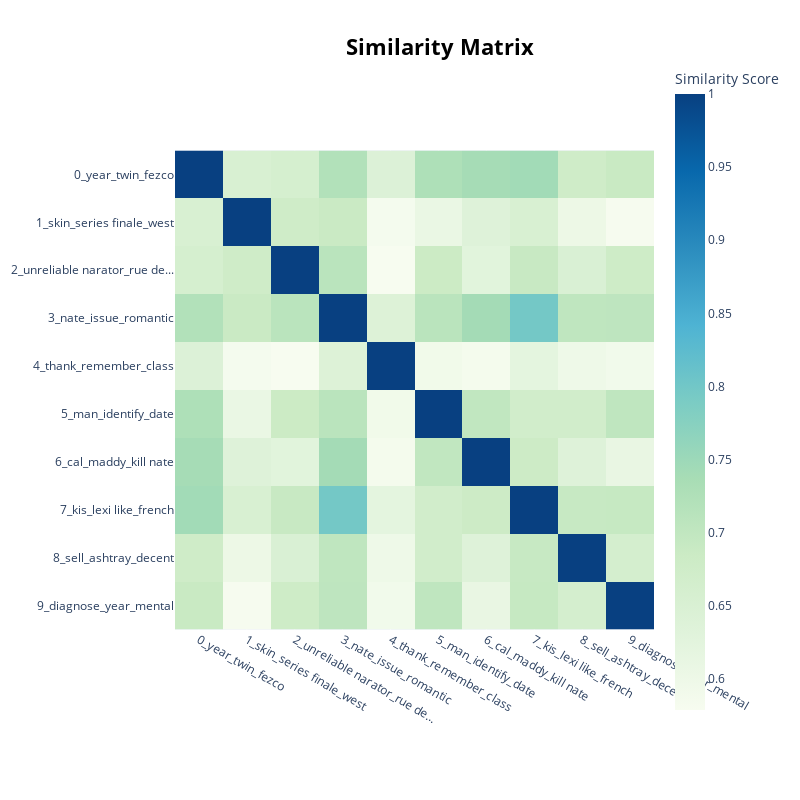

Notebook source saved alongside this figure:
### Code cell
model.visualize_heatmap(top_n_topics=10)

### Figure 1 — Plotly figure (JSON) as saved in the notebook; plotly's stock layout.template omitted (floating-point values rounded to 4 significant figures)
{"data": [{"coloraxis": "coloraxis", "hovertemplate": "x: %{x}<br>y: %{y}<br>Similarity Score: %{z}<extra></extra>", "name": "0", "type": "heatmap", "x": ["0_year_twin_fezco", "1_skin_series finale_west", "2_unreliable narator_rue de...", "3_nate_issue_romantic", "4_thank_remember_class", "5_man_identify_date", "6_cal_maddy_kill nate", "7_kis_lexi like_french", "8_sell_ashtray_decent", "9_diagnose_year_mental"], "xaxis": "x", "y": ["0_year_twin_fezco", "1_skin_series finale_west", "2_unreliable narator_rue de...", "3_nate_issue_romantic", "4_thank_remember_class", "5_man_identify_date", "6_cal_maddy_kill nate", "7_kis_lexi like_french", "8_sell_ashtray_decent", "9_diagnose_year_mental"], "yaxis": "y", "z": [[1, 0.6535, 0.66, 0.7216, 0.6415, 0.7274, 0.7397, 0.744, 0.6763, 0.6891], [0.6535, 1.0, 0.6768, 0.6878, 0.585, 0.6084, 0.6361, 0.6532, 0.6028, 0.5822], [0.66, 0.6768, 1.0, 0.7108, 0.5788, 0.6842, 0.6284, 0.6906, 0.6491, 0.6793], [0.7216, 0.6878, 0.7108, 1.0, 0.6406, 0.7099, 0.7417, 0.7972, 0.7034, 0.7048], [0.6415, 0.585, 0.5788, 0.6406, 1.0, 0.5927, 0.5852, 0.6214, 0.5988, 0.592], [0.7274, 0.6084, 0.6842, 0.7099, 0.5927, 1, 0.7003, 0.6708, 0.6697, 0.7036], [0.7397, 0.6361, 0.6284, 0.7417, 0.5852, 0.7003, 1.0, 0.6828, 0.6355, 0.6111], [0.744, 0.6532, 0.6906, 0.7972, 0.6214, 0.6708, 0.6828, 1.0, 0.691, 0.6935], [0.6763, 0.6028, 0.6491, 0.7034, 0.5988, 0.6697, 0.6355, 0.691, 1, 0.6623], [0.6891, 0.5822, 0.6793, 0.7048, 0.592, 0.7036, 0.6111, 0.6935, 0.6623, 1.0]]}], "layout": {"coloraxis": {"colorbar": {"title": {"text": "Similarity Score"}}, "colorscale": [[0, "rgb(247,252,240)"], [0.125, "rgb(224,243,219)"], [0.25, "rgb(204,235,197)"], [0.375, "rgb(168,221,181)"], [0.5, "rgb(123,204,196)"], [0.625, "rgb(78,179,211)"], [0.75, "rgb(43,140,190)"], [0.875, "rgb(8,104,172)"], [1, "rgb(8,64,129)"]]}, "height": 800, "hoverlabel": {"bgcolor": "white", "font": {"family": "Rockwell", "size": 16}}, "legend": {"title": {"text": "Trend"}}, "margin": {"t": 60}, "showlegend": true, "title": {"font": {"color": "Black", "size": 22}, "text": "<b>Similarity Matrix", "x": 0.55, "xanchor": "center", "y": 0.95, "yanchor": "top"}, "width": 800, "xaxis": {"anchor": "y", "constrain": "domain", "domain": [0, 1], "scaleanchor": "y"}, "yaxis": {"anchor": "x", "autorange": "reversed", "constrain": "domain", "domain": [0, 1]}}}
